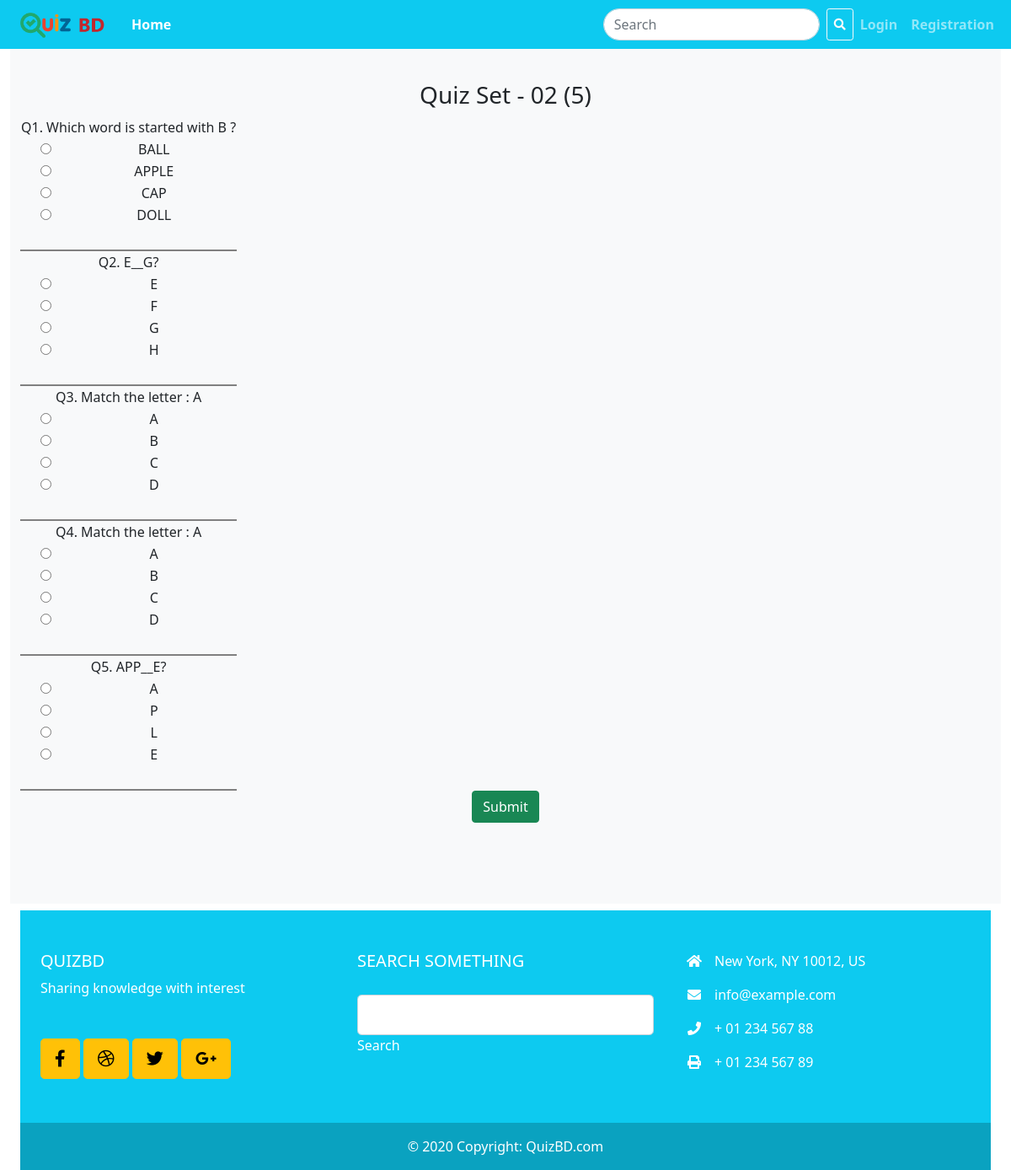
The app's page /quizbd-master-main/quiz.php?quizset=19 with its own data.
### tables this page shows
CREATE TABLE `quizset` (
  `id` int(11) NOT NULL,
  `cid` int(11) NOT NULL,
  `scid` int(11) NOT NULL,
  `tid` int(11) NOT NULL,
  `setname` varchar(60) NOT NULL,
  `quizset` text DEFAULT NULL,
  `status` set('1','2','3') NOT NULL DEFAULT '1',
  `created` timestamp NOT NULL DEFAULT current_timestamp()
);

CREATE TABLE `quizes` (
  `id` int(11) NOT NULL,
  `cid` int(11) NOT NULL,
  `scid` int(11) NOT NULL,
  `tid` int(11) NOT NULL,
  `question` varchar(512) NOT NULL,
  `op1` varchar(256) NOT NULL,
  `op2` varchar(256) NOT NULL,
  `op3` varchar(256) NOT NULL,
  `op4` varchar(256) NOT NULL,
  `ans` varchar(12) NOT NULL,
  `uid` int(11) NOT NULL,
  `created` timestamp NOT NULL DEFAULT current_timestamp(),
  `deleted` timestamp NULL DEFAULT NULL
);

### quizbd-master-main/quiz.php (the view, shortened to what this page needs)
<?php
require "database.php";
?>
<?php require "inc/header.php"; ?>
  <div class="container-fluid text-center">
  <div class="row pt-5 pb-5 bg-light">
<div class="col-md-12 pt-5 pb-5">
<?php
if(isset($_GET['quizset'])){
  $setid = $conn->escape_string($_GET['quizset']);
  $q = "select * from quizset where id=".$setid." limit 1";
    $quizes  = $conn->query($q);
    if($quizes->num_rows > 0){
        $quizes = $quizes->fetch_assoc();
        $quizids = $quizes['quizset'];
        $quizes1 = "select * from quizes where id in (".$quizids.")";
        $allsetQuizes = $conn->query($quizes1);
        $totalQuestions = $allsetQuizes->num_rows;
        echo "<h3>".$quizes['setname']." (".$totalQuestions.")</h3>";
        $html = "<form action='result.php' method='post'>";
        $html .= "<input type='hidden' name='setid' value='".$setid."'>";
        $html .= "<table id='tableContainer'>";
        $sl=1;
        foreach ($allsetQuizes as $q) {
           $html .= ' <tr> <td colspan="2">Q'.$sl++.'. '.$q['question'].'</td></tr>
           <tr><td> <input type="radio" class="rdo" name="q['.$q['id'].']" id="q'.$q['id'].'a" value="'.$q['op1'].'"> </td><td> <label for="q'.$q['id'].'a">'.$q['op1'].'</label></td></tr>
           <tr> <td> <input type="radio" class="rdo" name="q['.$q['id'].']" id="q'.$q['id'].'b" value="'.$q['op2'].'"> </td><td> <label for="q'.$q['id'].'b">'.$q['op2'].'</label></td></tr>
           <tr> <td> <input type="radio" class="rdo" name="q['.$q['id'].']" id="q'.$q['id'].'c" value="'.$q['op3'].'"> </td><td> <label for="q'.$q['id'].'c">'.$q['op3'].'</label></td></tr>
           <tr> <td> <input type="radio" class="rdo" name="q['.$q['id'].']" id="q'.$q['id'].'d" value="'.$q['op4'].'"> </td><td> <label for="q'.$q['id'].'d">'.$q['op4'].'</label></td></tr>
           <tr> <td> <input type="radio" class="rdo" name="q['.$q['id'].']" id="q1e" value="'.$q['op4'].'" style="display:none"> </td><td> <label for="q1e" style="display:none">'.$q['ans'].'</label></td></tr>
           <tr> <td colspan="2" style="border-bottom: 2px solid gray;">&nbsp;</td></tr>';
        }
        $html .= "</table>
        <input type='submit' class='btn btn-success' name='sbtn' id='sbtn' >
        </form>";
    }
    echo $html;
  }
?>
</div>
  </div>
</div>
<?php require "inc/footer.php"; ?>
</body>
               </html>

### quizbd-master-main/inc/header.php (shortened to what this page needs)
<!DOCTYPE html>
<html lang="en">
<head>
    <link rel="stylesheet" href="assets/css/bootstrap.min.css">
    <link rel="stylesheet" href="assets/css/details.css">
    <link rel="stylesheet" href="https://cdnjs.cloudflare.com/ajax/libs/font-awesome/5.15.3/css/all.min.css">
    <link rel="stylesheet" href="assets/owl/assets/owl.carousel.min.css">
    <link rel="stylesheet" href="assets/owl/assets/owl.theme.green.min.css">
</head>
<body>
    <div class="container-fluid">
<?php include "navbar.php" ?>

### quizbd-master-main/inc/navbar.php (shortened to what this page needs)
<nav class="navbar fixed-top navbar-expand-lg navbar-dark bg-info">
  <div class="container-fluid ">
    <a class="navbar-brand" href="index.php"><img width="120px" src="assets/images/Untitled-66.png" alt=""></a>
    <div class="collapse navbar-collapse" id="navbarSupportedContent">
      <ul class="navbar-nav me-auto mb-2 mb-lg-0">
        <li class="nav-item">
          <a class="nav-link active fw-bold" aria-current="page" href="index.php">Home</a>
        </li>
      </ul>
      <form class="d-flex" action="" method="post">
        <input name="search" class="form-control me-2 rounded-pill" id="search" type="search" placeholder="Search" aria-label="Search">
        <button class="btn btn-outline-light btn-sm " type="submit"><i class="fa fa-search "></i></button>
      </form>
      <ul class="navbar-nav mb-2 mb-lg-0">
        <?php
if(isset($_SESSION['user_name'])){
  echo "<span class='navbar-text text-light px-3'>".$_SESSION['user_name']."</span>";
  echo "<li class='nav-item'><a class='nav-link fw-bold' href='logout.php'>Logout</a></li>";
}
else{
    echo "<li class='nav-item'><a class='nav-link fw-bold' href='login.php'>Login</a></li>";
    echo "<li class='nav-item'><a class='nav-link fw-bold' href='register.php'>Registration</a></li>";
}
        ?>
      </ul>
    </div>
  </div>
</nav>

### quizbd-master-main/inc/footer.php (shortened to what this page needs)
<div class="container-fluid ">
  <footer class="text-white text-center text-lg-start bg-info" >
    <div class="container-fluid mt-2">
      <div class="row mx-auto">
        <div class="col-lg-4 col-md-12 mt-5 mb-5 ">
          <h5 class="text-uppercase">QuizBD</h5>
          <p>
           Sharing knowledge with interest
          </p>
          <div class="mt-5">
            <a type="button" class="btn btn-floating btn-warning btn-lg"><i class="fab fa-facebook-f"></i></a>
            <a type="button" class="btn btn-floating btn-warning btn-lg"><i class="fab fa-dribbble"></i></a>
            <a type="button" class="btn btn-floating btn-warning btn-lg"><i class="fab fa-twitter"></i></a>
            <a type="button" class="btn btn-floating btn-warning btn-lg"><i class="fab fa-google-plus-g"></i></a>
          </div>
        </div>
        <div class="col-lg-4 col-md-6 mt-5 mb-5">
          <h5 class="text-uppercase mb-4 pb-1">Search something</h5>
          <div class="form-outline form-white mb-4">
            <input type="text" id="formControlLg" class="form-control form-control-lg">
            <label class="form-label" for="formControlLg" style="margin-left: 0px;">Search</label>
        </div>
      </div>
        <div class="col-lg-4 col-md-6 mb-4 mt-5 ">
        <ul class="fa-ul">
            <li class="mb-3">
              <span class="fa-li"><i class="fas fa-home"></i></span><span class="ms-2">New York, NY 10012, US</span>
            </li>
            <li class="mb-3">
              <span class="fa-li"><i class="fas fa-envelope"></i></span><span class="ms-2">info@example.com</span>
            </li>
            <li class="mb-3">
              <span class="fa-li"><i class="fas fa-phone"></i></span><span class="ms-2">+ 01 234 567 88</span>
            </li>
            <li class="mb-3">
              <span class="fa-li"><i class="fas fa-print"></i></span><span class="ms-2">+ 01 234 567 89</span>
            </li>
          </ul>
        </div>
      </div>
    </div>
    <div class="text-center p-3" style="background-color: rgba(0, 0, 0, 0.2);">
      © 2020 Copyright:
      <a class="text-white" href="https://quizbd.com/">QuizBD.com</a>
    </div>
  </footer>
</div>
</div>

### quizbd-master-main/inc/header.php (style rules this page uses)
a { text-decoration: none; }
form .form-control { border-radius: 0; }

### records on screen
quizset: setname "Quiz Set - 02"
quizes: question "Which word is started with B ?", op1 "BALL", op2 "APPLE", op3 "CAP", op4 "DOLL"
quizes: question "E__G?", op1 "E", op2 "F", op3 "G", op4 "H"
quizes: question "Match the letter : A", op1 "A", op2 "B", op3 "C", op4 "D"
quizes: question "Match the letter : A", op1 "A", op2 "B", op3 "C", op4 "D"
quizes: question "APP__E?", op1 "A", op2 "P", op3 "L", op4 "E"

### other values on screen
$totalQuestions "5"
